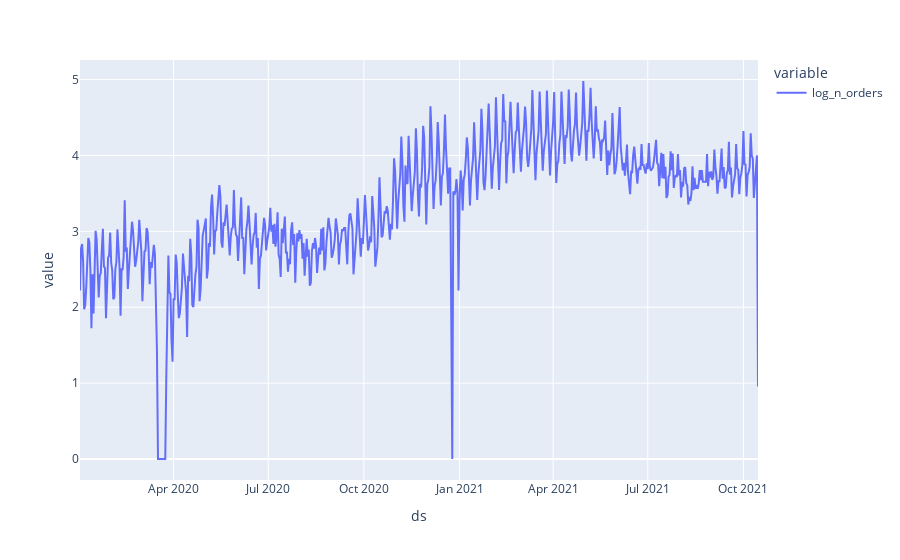

Notebook code cell kept with this figure:
### Markdown cell above
Cependant, il est clair que la série n'est pas stationnaire car :
- il semble y avoir une tendance légèrement à la hausse.
- la série ne semble pas avoir une variance constante au cours du temps.

Il faut alors dans un premier temps corrigé ces problèmes d'hétéroscédasticité. Plusieurs transformation existe pour y parvenir :
- passage au log
- Box-Cox
- autres ?

### Code cell
ts["log_n_orders"] = np.log(ts.n_orders)
ts.log_n_orders.plot()

### Figure 1 — Plotly figure (JSON) as saved in the notebook; plotly's stock layout.template omitted (floating-point values rounded to 4 significant figures; data arrays with more than 128 entries replaced by an {"elided": "..."} marker saying what was removed)
{"data": [{"hovertemplate": "variable=log_n_orders<br>ds=%{x}<br>value=%{y}<extra></extra>", "legendgroup": "log_n_orders", "line": {"color": "#636efa", "dash": "solid"}, "mode": "lines", "name": "log_n_orders", "orientation": "v", "showlegend": true, "type": "scatter", "x": {"elided": "653 str values"}, "xaxis": "x", "y": {"elided": "653 float values"}, "yaxis": "y"}], "layout": {"legend": {"title": {"text": "variable"}, "tracegroupgap": 0}, "margin": {"t": 60}, "xaxis": {"anchor": "y", "domain": [0, 1], "title": {"text": "ds"}}, "yaxis": {"anchor": "x", "domain": [0, 1], "title": {"text": "value"}}}}
